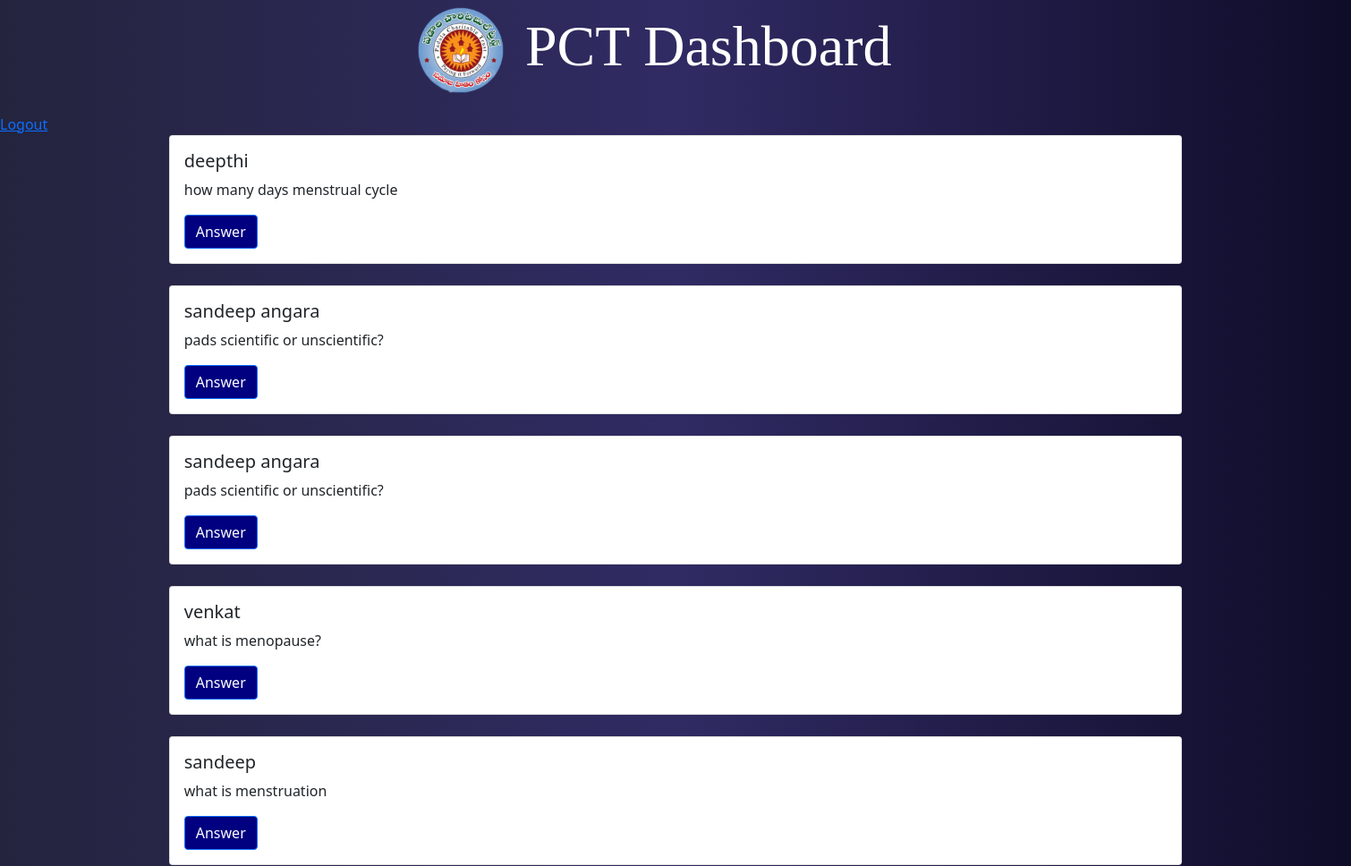
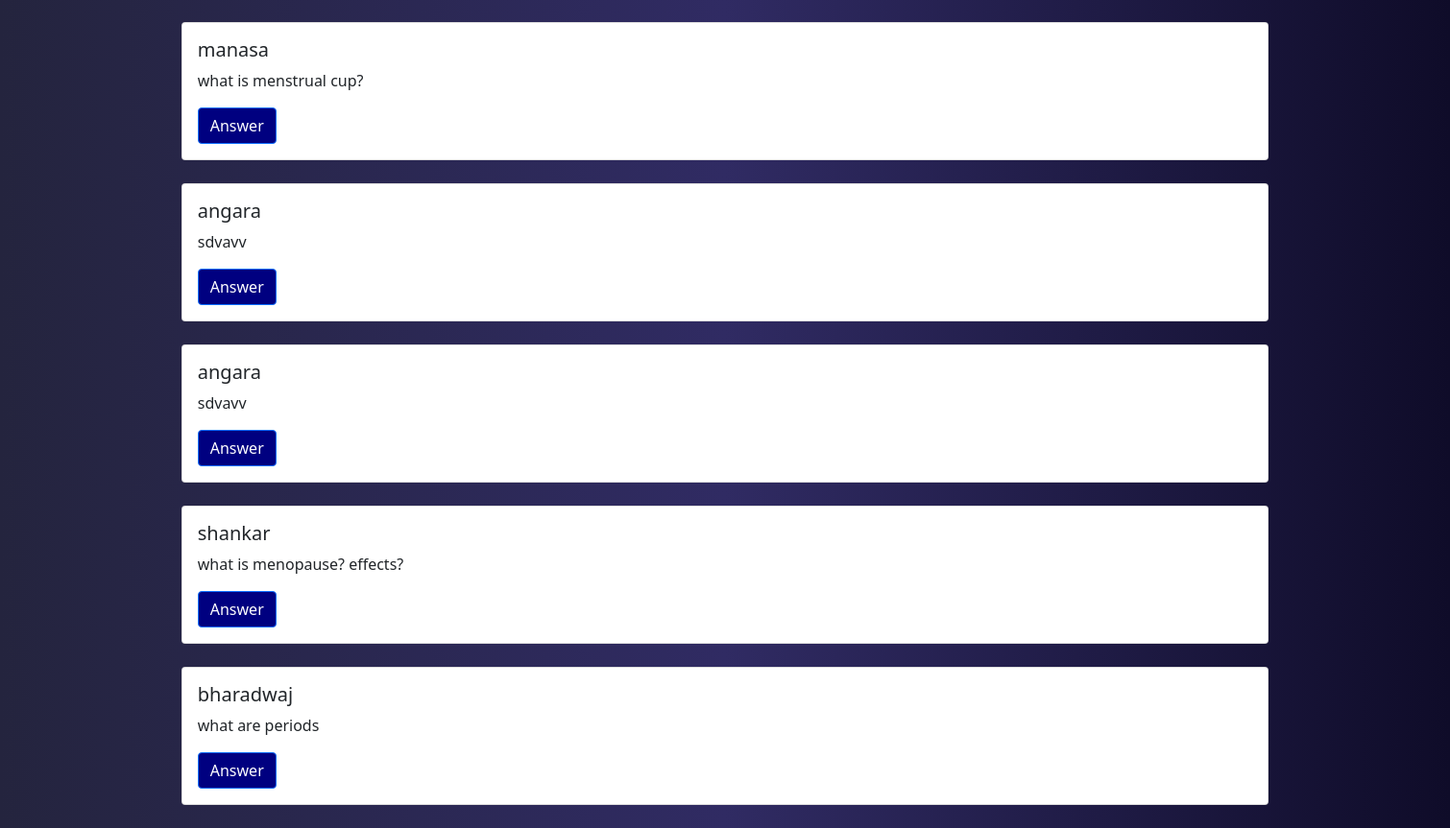
The page /swechha/ (signed in) on the database its author committed (2 pictures, top to bottom).
### taboobreaker/models.py (models this page shows, shortened)
class QuestionForm(models.Model):
    name = models.CharField(max_length=100)
    ques = models.TextField()
    answered = models.BooleanField(default=False)

### taboobreaker/views.py (the view)
# urls.py: path('swechha/', views.swechha, name='swechha'),
@login_required(login_url='login_user')
def swechha(request):
    return render(request, "taboobreaker/swechha.html", {'ques': QuestionForm.objects.all()})

### taboobreaker/templates/taboobreaker/swechha.html (shortened to what this page needs)
{% load static %}
<!DOCTYPE html>
<html lang="en">
<head>
    <link href="https://cdn.jsdelivr.net/npm/bootstrap@5.1.3/dist/css/bootstrap.min.css" rel="stylesheet">
</head>
<body>
    <div class="top container">
        <img src="{% static 'taboobreaker/pct.png' %}" alt="">
        <p class="display-3">PCT Dashboard</p>
    </div>
    <a href="{% url 'logout_user' %}">Logout</a>
    {% for q in ques %}
        {% if q.answered == False %}
        <div class="card w-75">
            <div class="card-body">
            <h5 class="card-title">{{q.name}}</h5>
            <p class="card-text">{{q.ques}}</p>
            <a href="{% url 'answer' q.id %}" class="btn btn-primary">Answer</a>
            </div>
        </div>
        <br>
        {% endif %}
    {% endfor %}
</body>
</html>

### taboobreaker/templates/taboobreaker/swechha.html (style rules this page uses)
.card { margin: 0 auto; }
body { overflow-x: hidden; background: #0f0c29; background: -webkit-linear-gradient(to right, #24243e, #302b63, #0f0c29); background: linear-gradient(to right, #24243e, #302b63, #0f0c29); }
.btn-primary { background-color: navy; }
.display-3 { color: white; margin-top: 14px; margin-left: 22px; text-align: center; font-family: 'Bree Serif', serif; }
img { margin-top: 6px; width: 100px; height: 100px; }
.top { display: flex; flex-direction: row; margin-left: 30%; margin-right: 25%; margin-bottom: 20px; }

### rows shown on the page
QuestionForm: name "deepthi", ques "how many days menstrual cycle"
QuestionForm: name "sandeep angara", ques "pads scientific or unscientific?"
QuestionForm: name "sandeep angara", ques "pads scientific or unscientific?"
QuestionForm: name "venkat", ques "what is menopause?"
QuestionForm: name "sandeep", ques "what is menstruation"
QuestionForm: name "manasa", ques "what is menstrual cup?"
QuestionForm: name "angara", ques "sdvavv"
QuestionForm: name "angara", ques "sdvavv"
QuestionForm: name "shankar", ques "what is menopause? effects?"
QuestionForm: name "bharadwaj", ques "what are periods"
